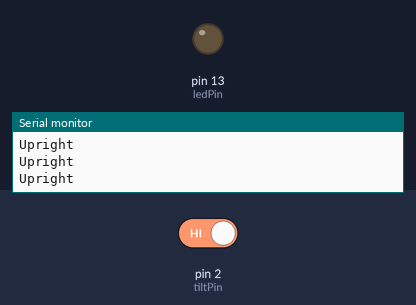
A sketch run on a simulated Arduino Uno, built with avr-gcc and run on an emulated ATmega328P. Shown: output pins drawn as LEDs (lit = HIGH), the last lines printed to the serial monitor. Inputs (shaded band) come from the test bench; at power-on: pin 2 (tiltPin) HIGH.

Above: at 1.2 s.
1.3 s: pin 2 (tiltPin) driven LOW
At 1.8 s:
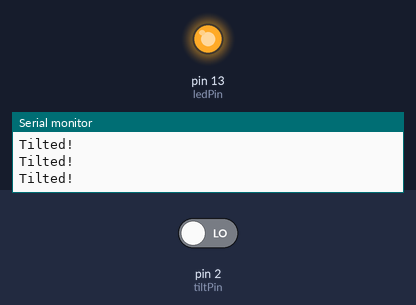
2.8 s: pin 2 (tiltPin) driven HIGH
At 4.2 s:
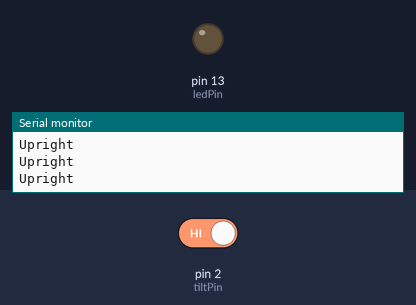
Timing chart, 0 to 5.8 s (numbered marks = the images above; inputs shaded):
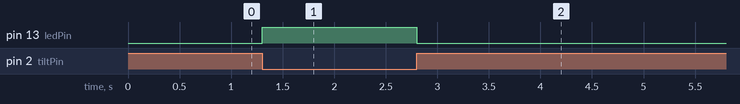

Measured:
- after the input at 1.3 s, pin 13 (ledPin): LOW → HIGH at once
- after the input at 2.8 s, pin 13 (ledPin): HIGH → LOW at once

The sketch:

led_tilt_switch.ino
```cpp
const int tiltPin = 2;
const int ledPin  = 13;

void setup() {
  pinMode(tiltPin, INPUT_PULLUP); // internal pull-up
  pinMode(ledPin, OUTPUT);
  Serial.begin(9600);
}

void loop() {
  int state = digitalRead(tiltPin); // HIGH = upright, LOW = tilted (with INPUT_PULLUP)
  if (state == LOW) {
    digitalWrite(ledPin, HIGH);
    Serial.println("Tilted!");
  } else {
    digitalWrite(ledPin, LOW);
    Serial.println("Upright");
  }
  delay(100);
}
```
